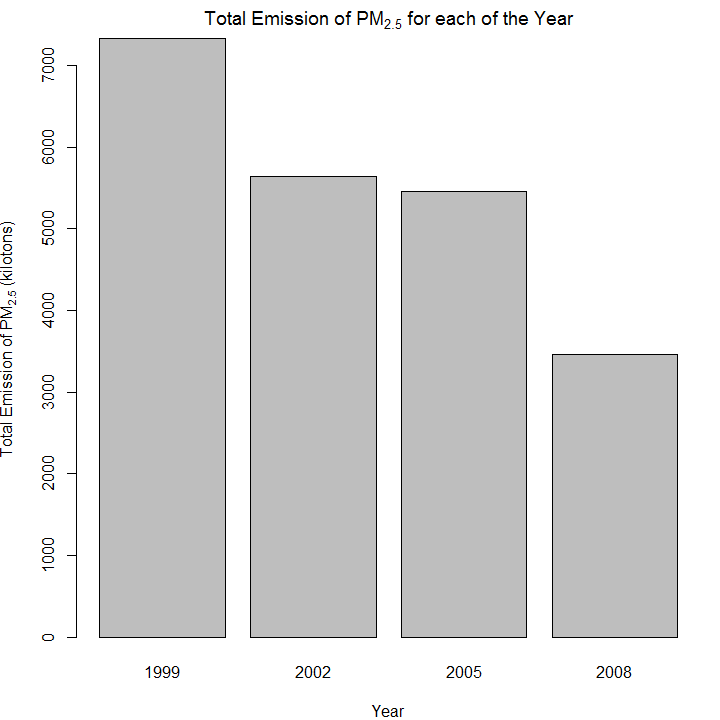

R code for this plot:
## Total emission for each of the year
nei_year <- data.table(NEI %>% group_by(year) %>%
                             summarise(total.emission = sum(Emissions)))

nei_year$total.emission <- nei_year$total.emission/1000


barplot(nei_year$total.emission,
        names.arg = nei_year$year,  
        type = 'b', 
        pch = 19, 
        xlab = 'Year', 
        ylab = expression(paste('Total Emission of PM '[2.5], ' (kilotons)')), 
        main = expression(paste('Total Emission of PM'[2.5], ' for each of the Year')) )
